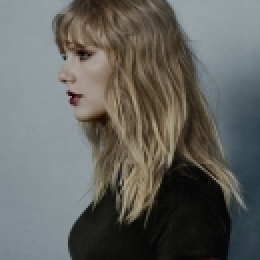
#> input picture image_pool/thumb_001_281294.jpg, 130 x 130 px (shown 2 times larger); its folder holds only this picture in this run
$ python image2image.py --input image_pool/thumb_001_281294.jpg
#> lines starting #> are read from the running program, lines starting #| are printed output that depends on the picture


import argparse
import cv2
import numpy as np
import glob
from itertools import product


def get_args():
    parser = argparse.ArgumentParser('Photomosaic')
    parser.add_argument('--input', type=str, default='input/input.jpg', help='Path to input image')
    parser.add_argument('--output', type=str, default='output/output.jpg', help='Path to output image')
    parser.add_argument('--pool', type=str, default='image_pool', help='Path to directory containing component images')
    parser.add_argument('--stride', type=int, default=30, help='size of each component image')
    args = parser.parse_args()
    return args

def get_component_images(path, size):
    images = []
    avg_colors = []
    for image_path in glob.glob('{}/*.png'.format(path)) + glob.glob('{}/*.jpg'.format(path)):
        image = cv2.imread(image_path, cv2.IMREAD_COLOR)
        image = cv2.resize(image, (size, size))
        images.append(image)
        avg_colors.append(np.sum(np.sum(image, axis=0), axis=0) / (size ** 2))
    return images, np.array(avg_colors)


def main(opt):
    input_image = cv2.imread(opt.input, cv2.IMREAD_COLOR)
#> input_image is the input picture: shape (130, 130, 3); mean B, G, R 95.7, 99.8, 99.4
    height, width, num_channels = input_image.shape
#> height = 130; width = 130; num_channels = 3
    blank_image = np.zeros((height, width, 3), np.uint8)
    images, avg_colors = get_component_images(opt.pool, opt.stride)
#> in get_component_images, `image = cv2.resize(image, (size, size))`:
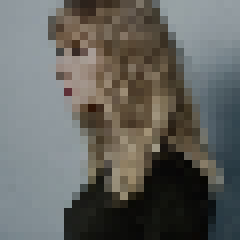
#> image: shape (30, 30, 3) (shown 8 times larger); mean B, G, R 95.7, 99.7, 99.3
#> images = 1 item; avg_colors = [[95.66, 99.74, 99.34]]
    for i, j in product(range(int(width / opt.stride)), range(int(height / opt.stride))):
        partial_input_image = input_image[j * opt.stride: (j + 1) * opt.stride,
                                          i * opt.stride: (i + 1) * opt.stride, :]
        partial_avg_color = np.sum(np.sum(partial_input_image, axis=0), axis=0) / (opt.stride ** 2)
        distance_matrix = np.linalg.norm(partial_avg_color - avg_colors, axis=1)
        idx = np.argmin(distance_matrix)
        blank_image[j * opt.stride: (j + 1) * opt.stride,
                    i * opt.stride: (i + 1) * opt.stride, :] = images[idx]
#> this loop made 16 passes
#> (partial_avg_color, distance_matrix) on passes 1 to 12: ([155, 150.8, 142.5], [89.4]), ([158.4, 153.5, 144.6], [94.23]), ([153.6, 149, 139.2], [85.82]), ([148.8, 143.6, 132.7], [76.52]), ([71.93, 85.95, 101], [27.49]), ([115, 125.9, 140.1], [52.11]), ([110.1, 116.2, 117], [28.13]), ([79.92, 82.62, 78.62], [31.14]), ([66.73, 80.46, 90.8], [35.8]), ([65.06, 85.19, 100.7], [33.91]), ([79.32, 99.28, 112.4], [20.91]), ([39.12, 49.54, 53.64], [88.35])
#> pass 1, in main, `partial_input_image = input_image[j * opt.stride: (j + 1) * opt.stride..`:
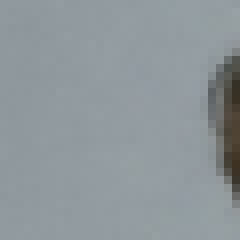
#> partial_input_image: shape (30, 30, 3) (shown 8 times larger); mean B, G, R 155, 150.8, 142.5
#> pass 2, in main, `partial_input_image = input_image[j * opt.stride: (j + 1) * opt.stride..`:
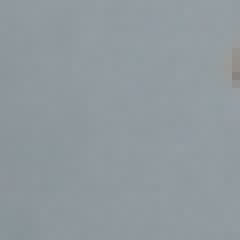
#> partial_input_image: shape (30, 30, 3) (shown 8 times larger); mean B, G, R 158.4, 153.5, 144.6
#> after the loop:
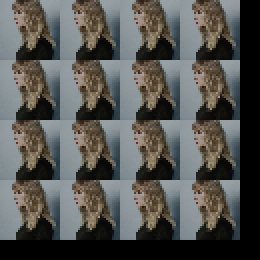
#> blank_image: shape (130, 130, 3) (shown 2 times larger); mean B, G, R 81.5, 85, 84.6
    cv2.imwrite(opt.output, blank_image)

if __name__ == '__main__':
    opt = get_args()
    main(opt)

$ run again, on image_pool/thumb_222.jpg
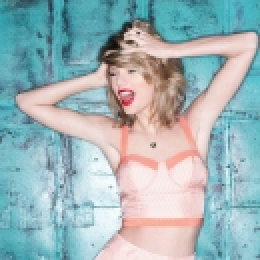
#> input picture image_pool/thumb_222.jpg, 130 x 130 px (shown 2 times larger)
#> in main, input_image is the input picture: shape (130, 130, 3); mean B, G, R 185, 181.4, 158.9
#> images = 1 item; avg_colors = [[184, 180.4, 158]]
#> the loop in main, `for i, j in product(range(int(width / opt.stride)), range(int(height /..` made 16 passes
#> (partial_avg_color, distance_matrix) on passes 1 to 8: ([159.6, 148.2, 70.3], [96.61]), ([175.5, 168.6, 137.7], [25.03]), ([193.1, 182.1, 134.5], [25.23]), ([203, 192.1, 141.1], [27.99]), ([150.4, 140.7, 77.79], [95.63]), ([170.6, 170.3, 164.4], [17.95]), ([203.5, 201.4, 199.9], [50.73]), ([224.5, 217.1, 191.9], [64.22])
#> pass 1, in main, `partial_input_image = input_image[j * opt.stride: (j + 1) * opt.stride..`:
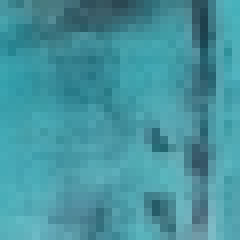
#> partial_input_image: shape (30, 30, 3) (shown 8 times larger); mean B, G, R 159.6, 148.2, 70.3
#> after the loop in main, `for i, j in product(range(int(width / opt.stride)), range(int(height /..`:
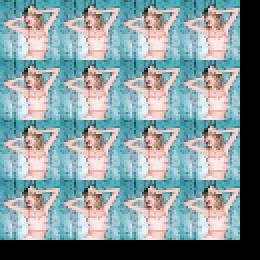
#> blank_image: shape (130, 130, 3) (shown 2 times larger); mean B, G, R 156.8, 153.7, 134.7

$ run again, on image_pool/thumb_HQ-Taylor_281229.jpg
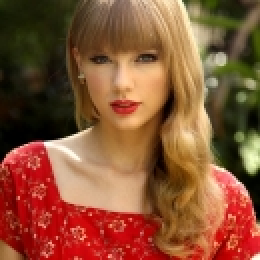
#> input picture image_pool/thumb_HQ-Taylor_281229.jpg, 130 x 130 px (shown 2 times larger)
#> in main, input_image is the input picture: shape (130, 130, 3); mean B, G, R 52.9, 82.8, 136.7
#> images = 1 item; avg_colors = [[52.87, 82.75, 136.4]]
#> the loop in main, `for i, j in product(range(int(width / opt.stride)), range(int(height /..` made 16 passes
#> (partial_avg_color, distance_matrix) on passes 1 to 8: ([8.07, 34.58, 31.21], [124.1]), ([9.28, 22.84, 26.4], [132.7]), ([44.51, 49.24, 119.2], [38.57]), ([18.94, 22.83, 166.3], [75.06]), ([39.9, 66.01, 90.45], [50.62]), ([49.17, 83.24, 120.9], [15.96]), ([97.82, 134.3, 169.1], [75.78]), ([77.97, 96.87, 204.1], [73.51])
#> pass 1, in main, `partial_input_image = input_image[j * opt.stride: (j + 1) * opt.stride..`:
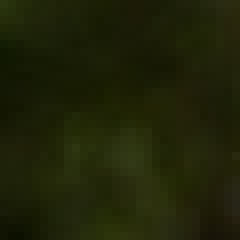
#> partial_input_image: shape (30, 30, 3) (shown 8 times larger); mean B, G, R 8.1, 34.6, 31.2
#> after the loop in main, `for i, j in product(range(int(width / opt.stride)), range(int(height /..`:
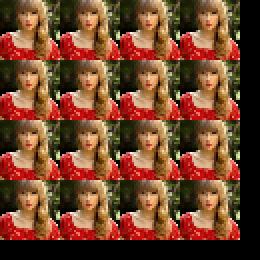
#> blank_image: shape (130, 130, 3) (shown 2 times larger); mean B, G, R 45.1, 70.5, 116.3
